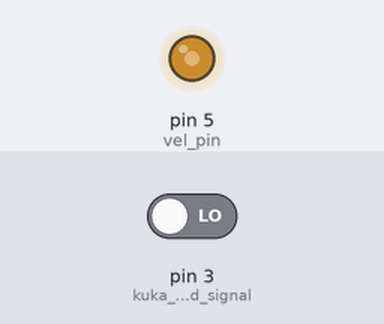
The sketch below on a simulated Arduino Nano, built with avr-gcc and run on an emulated ATmega328P. On the bench: output pins drawn as LEDs (lit = HIGH). Inputs (shaded band) come from the test bench; at power-on: pin 3 (kuka_feed_signal) LOW.

Above: at 1.2 s.
1.3 s: pin 3 (kuka_feed_signal) driven HIGH
At 2.3 s:
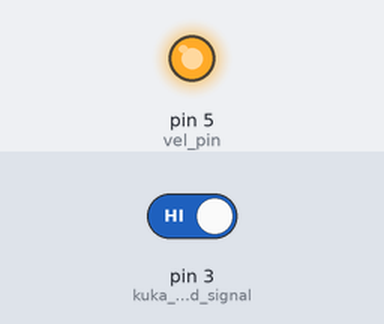
2.8 s: pin 3 (kuka_feed_signal) driven LOW
At 2.98 s:
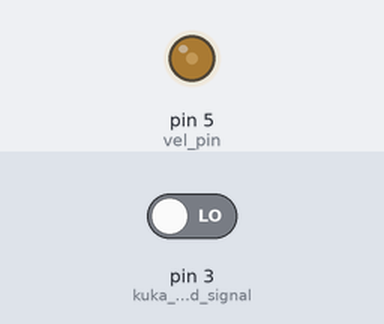
Timing chart, 0 to 5.8 s (numbered marks = the images above; inputs shaded):
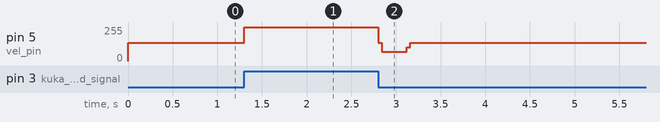

Measured:
- after the input at 1.3 s, pin 5 (vel_pin): 138/255 → 255/255 at once
- after the input at 2.8 s, pin 5 (vel_pin): 255/255 → 71/255 at once, → 138/255 0.32 s later

The sketch:

MD_vel_control.ino
```cpp
unsigned long startMillis;
unsigned long currentMillis;
unsigned long retractionMillis;
//Kuka output signal: feed MD
const int kuka_feed_signal = 3; //for interrupts only works on Pin 2 or 3 for arduino nano
const int vel_pin = 5;
const int extruder_speed = 255; //Range 138 to 255, 138-> 0 RPM
const int zero_rpm_offset = 138;
const int retraction_speed = 0; //Range 138 to 0, 138-> 0 RPM
bool flag_retraction_delay = false;
long retraction_time = 300;

void setup() {
  //Debug
  //Serial.begin(9600);
  //Set input mode for kuka signal reading
  startMillis = millis();  //initial start time
  //pinMode(kuka_feed_signal, INPUT);
  pinMode(vel_pin, OUTPUT);
  attachInterrupt(digitalPinToInterrupt(kuka_feed_signal), retraction, FALLING); //Detect every HIGH-> LOW value from KUKA

}

void retraction() {
  flag_retraction_delay = true;
  retractionMillis = currentMillis;
  analogWrite(vel_pin, zero_rpm_offset);//pause the motor for better performance at retraction
}

void feed() {
  analogWrite(vel_pin, extruder_speed); // Desired speed for extrusion
  //Debug
  //Serial.println(digitalRead(kuka_feed_signal));
}

void idle_speed() {
  analogWrite(vel_pin, zero_rpm_offset
             ); // equation P1_40/10 * [Vin - P4_22/1000], at PWM 138 -> 5V -> 0 RPM
  //Debug
  //Serial.println(digitalRead(kuka_feed_signal));
}

void loop() {
  currentMillis = millis();
  //rewrite the commented code
  if(flag_retraction_delay == true && currentMillis - retractionMillis <= retraction_time) {
    analogWrite(vel_pin, retraction_speed); //Uncomment for retraction
  }
  else {
    flag_retraction_delay = false;
  }
  //extrude while kuka signal is HIGH, else idle speed
  if (digitalRead(kuka_feed_signal) == HIGH) {
    feed();
  }
  else {
    idle_speed();
  }

}
```
